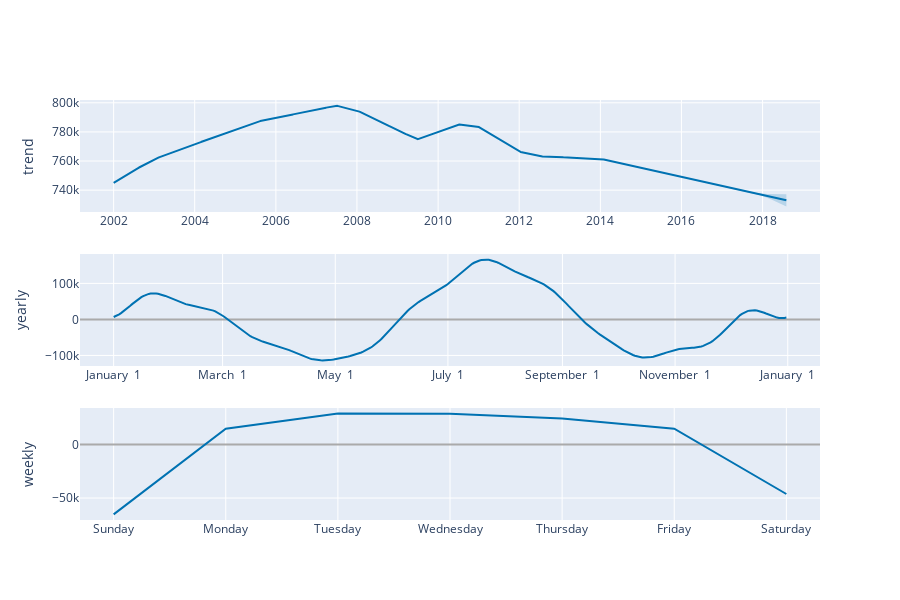

Write notebook code for a chart like this one.
### Code cell
plot_components_plotly(m, forecast)

### Figure 1 — Plotly figure (JSON) as saved in the notebook; plotly's stock layout.template omitted (floating-point values rounded to 4 significant figures; data arrays with more than 128 entries replaced by an {"elided": "..."} marker saying what was removed)
{"data": [{"line": {"color": "#0072B2", "width": 2}, "mode": "lines", "name": "trend", "type": "scatter", "x": {"elided": "6059 str values"}, "xaxis": "x", "y": {"elided": "6059 float values"}, "yaxis": "y"}, {"line": {"color": "rgba(0, 114, 178, 0.2)", "width": 0}, "mode": "lines", "name": "trend_upper", "type": "scatter", "x": {"elided": "6059 str values"}, "xaxis": "x", "y": {"elided": "6059 float values"}, "yaxis": "y"}, {"fill": "tonexty", "fillcolor": "rgba(0, 114, 178, 0.2)", "line": {"color": "rgba(0, 114, 178, 0.2)", "width": 0}, "mode": "lines", "name": "trend_lower", "type": "scatter", "x": {"elided": "6059 str values"}, "xaxis": "x", "y": {"elided": "6059 float values"}, "yaxis": "y"}, {"line": {"color": "#0072B2", "width": 2}, "mode": "lines", "name": "yearly", "type": "scatter", "x": {"elided": "365 str values"}, "xaxis": "x2", "y": {"elided": "365 float values"}, "yaxis": "y2"}, {"line": {"color": "#0072B2", "width": 2}, "mode": "lines", "name": "weekly", "type": "scatter", "x": ["2017-01-01T00:00:00", "2017-01-02T00:00:00", "2017-01-03T00:00:00", "2017-01-04T00:00:00", "2017-01-05T00:00:00", "2017-01-06T00:00:00", "2017-01-07T00:00:00"], "xaxis": "x3", "y": [-65250.0, 14760.0, 28880.0, 28680.0, 24370.0, 14740.0, -46190.0], "yaxis": "y3"}], "layout": {"height": 600, "showlegend": false, "width": 900, "xaxis": {"anchor": "y", "domain": [0, 1], "range": ["2001-03-04T02:24:00", "2019-06-01T21:36:00"], "type": "date"}, "xaxis2": {"anchor": "y2", "domain": [0, 1], "range": ["2016-12-13T18:54:02.958904115", "2018-01-18T11:04:57.863013581"], "tickformat": "%B %e", "type": "date"}, "xaxis3": {"anchor": "y3", "domain": [0, 1], "range": ["2016-12-31T16:48:00", "2017-01-07T07:12:00"], "tickformat": "%A", "type": "date"}, "yaxis": {"anchor": "x", "domain": [0.7333, 1], "rangemode": "normal", "title": {"text": "trend"}, "zerolinecolor": "#AAA"}, "yaxis2": {"anchor": "x2", "domain": [0.3667, 0.6333], "title": {"text": "yearly"}, "zerolinecolor": "#AAA"}, "yaxis3": {"anchor": "x3", "domain": [0, 0.2667], "title": {"text": "weekly"}, "zerolinecolor": "#AAA"}}}
